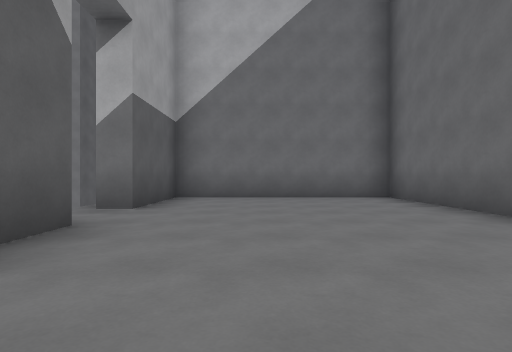
[1] (above)

24 first-person views from a walk through a Godot game level. The camera is 1.2 m above the floor, looks level and sees 80° across. The floor is counted in squares, 2.67 m on a side. Each view is taken from the middle of a square. On the plan, view 1 faces up. The plan holds only what a view shows up to about 9 squares ahead; the rest is blank. The place goes on beyond the plan.

[2]
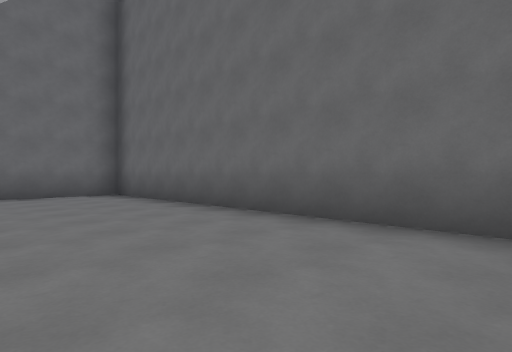

[3]
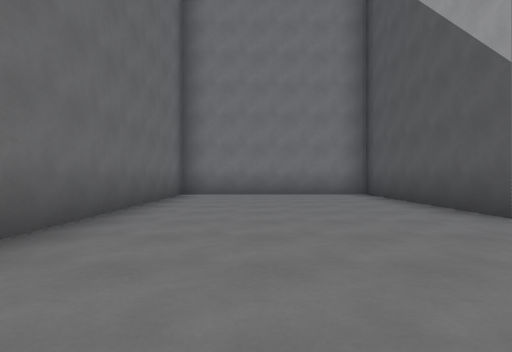

[4]
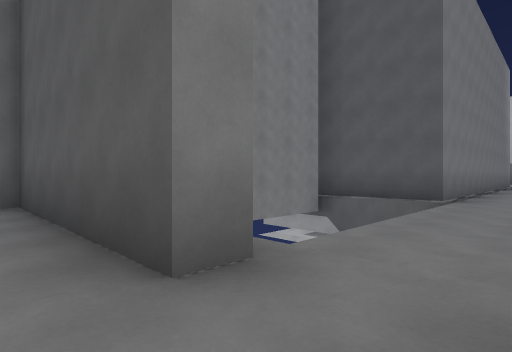

[5]
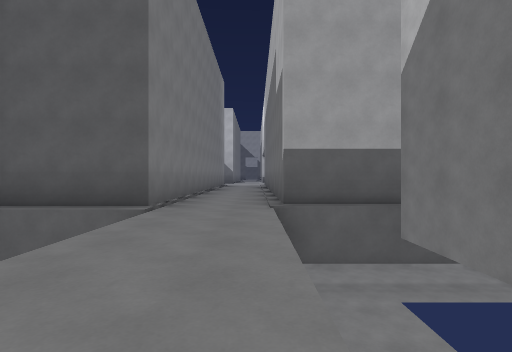

[6]
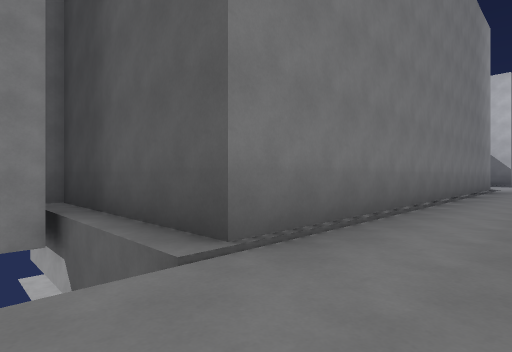

[7]
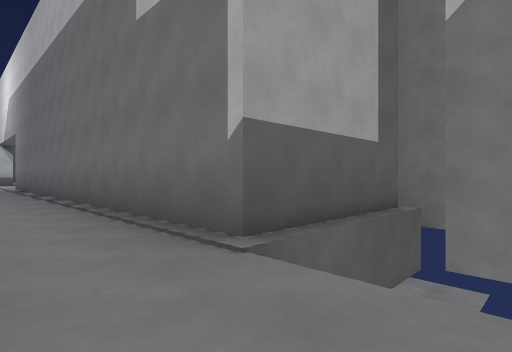

[8]
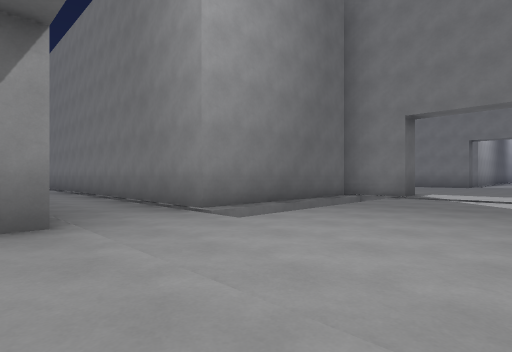

[9]
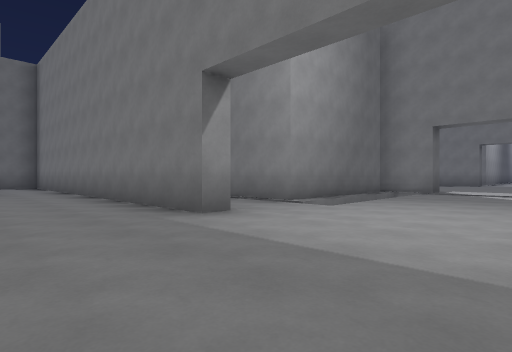

[10]
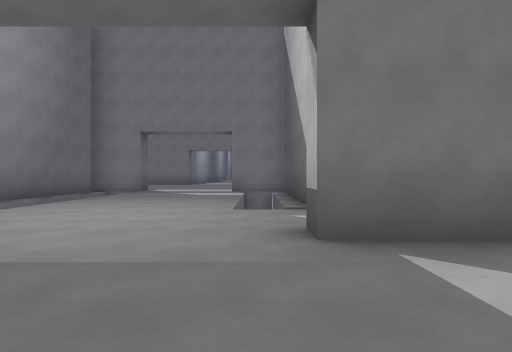

[11]
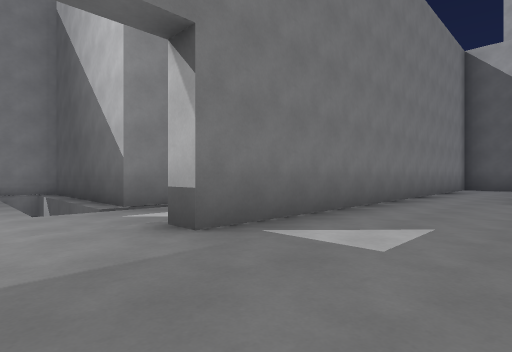

[12]
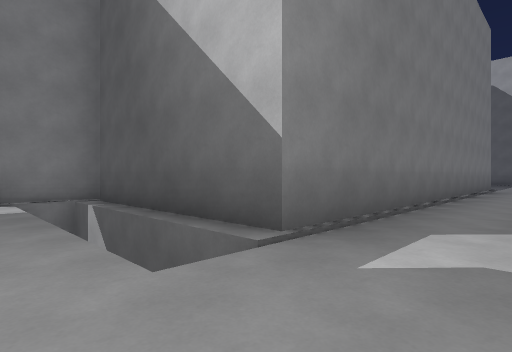

[13]
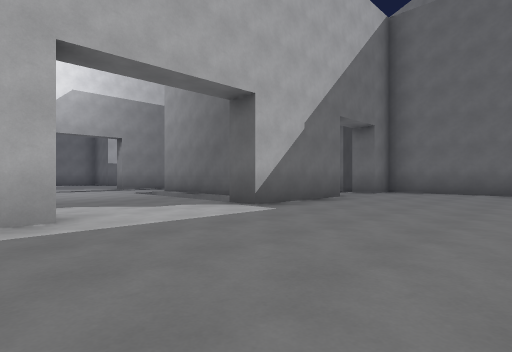

[14]
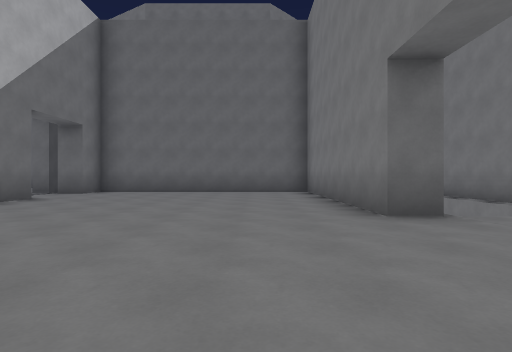

[15]
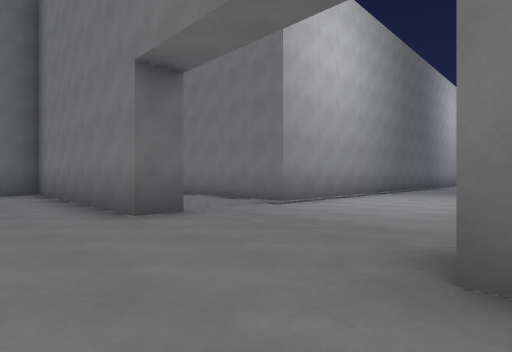

[16]
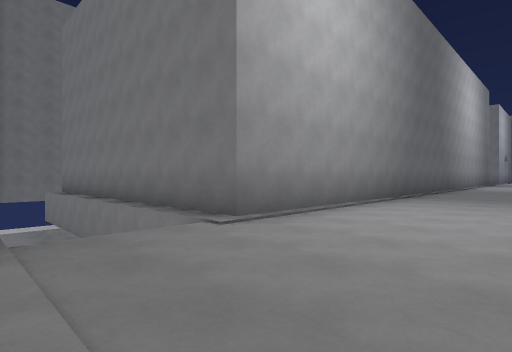

[17]
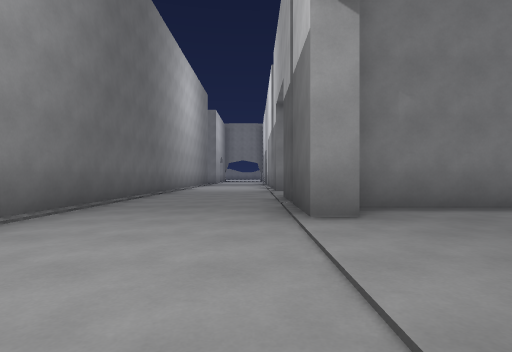

[18]
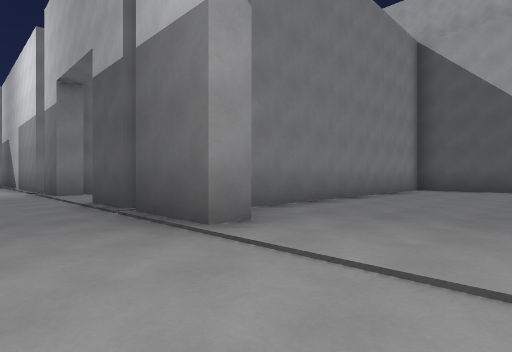

[19]
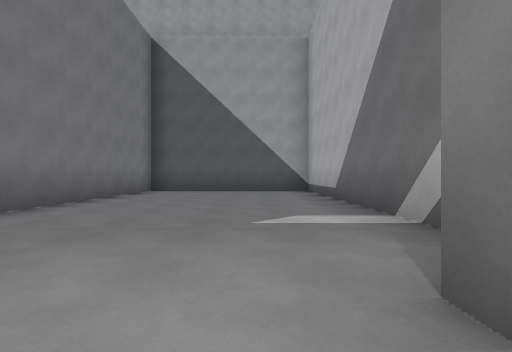

[20]
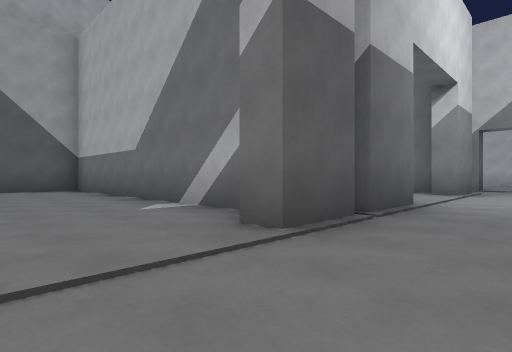

[21]
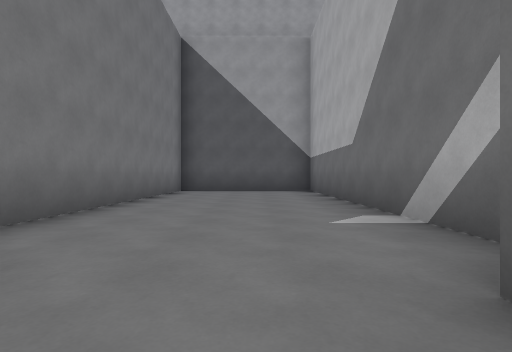

[22]
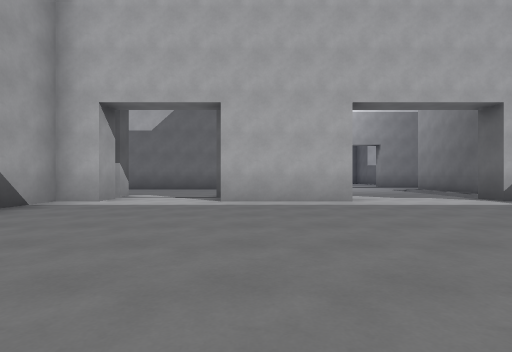

[23]
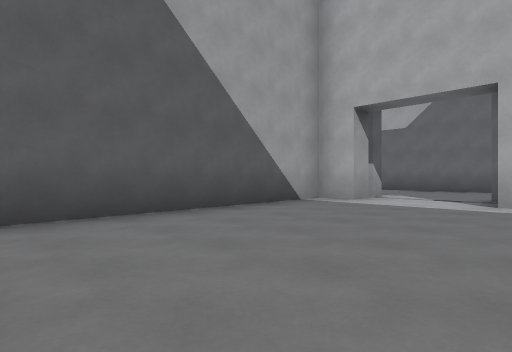

[24]
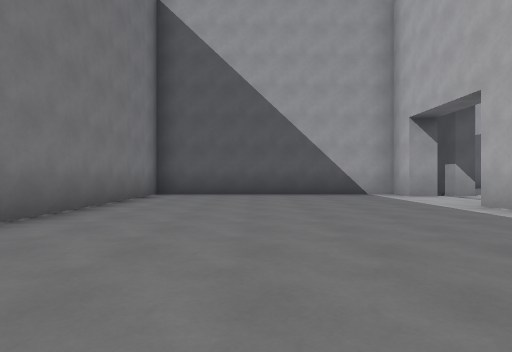

### Floor plan
Key: @ floor where view 1 was taken; # wall or solid block; x gap in a wall; . floor; v drop or lower ground.
Columns run from 33 left of view 1 to 3 right of it. Each row starts with its distance up from view 1.
  7        ...........       #v    ######
  6 #....................... #v###v#....#
  5  ....................... #vv  v#....#
  4  ##########....###########..........#
  3  ...................................#
  2  ##########v...v##########.   v#....#
  1        ...#v...v#        #.    #....#
  0        ...#v...v#        #.xv  #.@..#
 -1       ##.x#v...v#  ##    #.    #....#
 -2       ##..##...###.##    ##    ######
 -3       #.............#
 -4       #.............#
 -5       #.............#
 -6       #.............#
 -7       #.............#
 -8       #.............#
 -9       ######...######
-10             ...v    vvvv
-11    #########...........
-12    #.......#...########
-13    #...........#
-14    #...........#
-15    #...........#
-16    #########...#
-17    #########...#
-18    #.......#...#
-19    #...........#
-20    #...........#
-21    #########...#

Where each view was taken, in squares from view 1:
view 1: 0 up, 0 right, facing up
view 2: 1 down, 0 right, facing up-right
view 3: 6 up, 1 right, facing down
view 4: 4 up, 1 left, facing down-left
view 5: 4 up, 3 left, facing left
view 6: 4 up, 6 left, facing down-left
view 7: 3 up, 6 left, facing up-left
view 8: 5 up, 21 left, facing down-right
view 9: 7 up, 21 left, facing down-right
view 10: 7 up, 22 left, facing down
view 11: 7 up, 21 left, facing down-left
view 12: 4 up, 21 left, facing down-left
view 13: 6 down, 22 left, facing up-right
view 14: 7 down, 22 left, facing right
view 15: 7 down, 22 left, facing down-right
view 16: 9 down, 21 left, facing down-right
view 17: 12 down, 21 left, facing down
view 18: 13 down, 20 left, facing down-left
view 19: 13 down, 21 left, facing left
view 20: 20 down, 20 left, facing up-left
view 21: 19 down, 21 left, facing left
view 22: 8 down, 23 left, facing up
view 23: 8 down, 23 left, facing up-left
view 24: 6 down, 19 left, facing left
